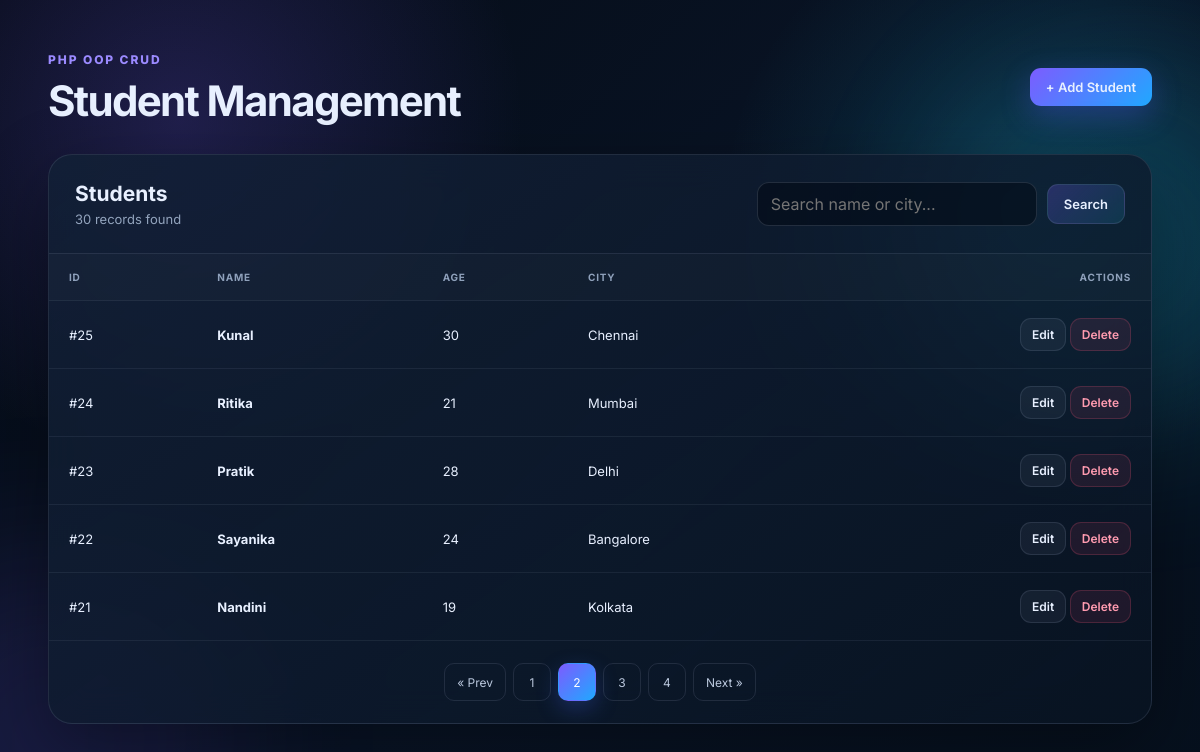
Screenshot of /?page=2 with the database file from the repository.
### tables this page shows
CREATE TABLE IF NOT EXISTS `student` (
  `student_id` int unsigned NOT NULL AUTO_INCREMENT,
  `student_name` varchar(100) NOT NULL,
  `student_age` tinyint unsigned NOT NULL,
  `student_city` int unsigned NOT NULL,
  `created_at` timestamp NOT NULL DEFAULT CURRENT_TIMESTAMP,
  PRIMARY KEY (`student_id`),
  KEY `idx_student_city` (`student_city`),
  KEY `idx_student_name` (`student_name`),
  CONSTRAINT `fk_student_city` FOREIGN KEY (`student_city`) REFERENCES `city_id` (`c_id`) ON UPDATE CASCADE ON DELETE RESTRICT
);

CREATE TABLE IF NOT EXISTS `city_id` (
  `c_id` int unsigned NOT NULL AUTO_INCREMENT,
  `c_name` varchar(100) NOT NULL,
  PRIMARY KEY (`c_id`),
  UNIQUE KEY `uk_city_name` (`c_name`)
);

### Database.php (called while the page is built, shortened)
<?php
class Database
{
    private mysqli $mysqli;
    public function __construct()
    {
        try {
            $this->mysqli = new mysqli(DB_HOST, DB_USER, DB_PASS, DB_NAME);
            $this->mysqli->set_charset('utf8mb4');
        } catch (mysqli_sql_exception $e) {
            die('Database connection failed. Please check config.php and import database.sql.');
        }
    }
    public function getStudents(int $page, int $perPage, string $search = ''): array
    {
        $offset = ($page - 1) * $perPage;
        $like = '%' . $search . '%';
        $sql = "SELECT s.student_id, s.student_name, s.student_age, s.student_city,
                       c.c_name AS city_name
                FROM student s
                INNER JOIN city_id c ON s.student_city = c.c_id
                WHERE s.student_name LIKE ? OR c.c_name LIKE ?
                ORDER BY s.student_id DESC
                LIMIT ? OFFSET ?";
        $stmt = $this->mysqli->prepare($sql);
        $stmt->bind_param('ssii', $like, $like, $perPage, $offset);
        $stmt->execute();
        return $stmt->get_result()->fetch_all(MYSQLI_ASSOC);
    }
    public function countStudents(string $search = ''): int
    {
        $like = '%' . $search . '%';
        $stmt = $this->mysqli->prepare(
            'SELECT COUNT(*) AS total FROM student s INNER JOIN city_id c ON s.student_city = c.c_id
             WHERE s.student_name LIKE ? OR c.c_name LIKE ?'
        );
        $stmt->bind_param('ss', $like, $like);
        $stmt->execute();
        return (int) $stmt->get_result()->fetch_assoc()['total'];
    }
}

### index.php (the view, shortened to what this page needs)
<?php
require_once __DIR__ . '/Database.php';
$db = new Database();
$perPage = 5;
$page = max(1, (int)($_GET['page'] ?? 1));
$search = trim($_GET['search'] ?? '');
$total = $db->countStudents($search);
$totalPages = max(1, (int)ceil($total / $perPage));
$students = $db->getStudents($page, $perPage, $search);
function pageUrl(int $page, string $search): string {
    $params = ['page' => $page];
    return '?' . http_build_query($params);
}
?>
<!doctype html>
<html lang="en">
<head>
<link rel="stylesheet" href="assets/css/style.css">
</head>
<body>
<div class="container">
    <header class="topbar">
        <div><span class="eyebrow">PHP OOP CRUD</span><h1>Student Management</h1></div>
        <a class="btn btn-primary" href="form.php">+ Add Student</a>
    </header>
    <section class="card">
        <div class="toolbar">
            <div><h2>Students</h2><p><?= $total ?> record<?= $total === 1 ? '' : 's' ?> found</p></div>
            <form class="search" method="get">
                <input type="search" name="search" value="<?= htmlspecialchars($search) ?>" placeholder="Search name or city...">
                <button class="btn btn-secondary" type="submit">Search</button>
            </form>
        </div>
        <div class="table-wrap">
        <table>
            <thead><tr><th>ID</th><th>Name</th><th>Age</th><th>City</th><th class="actions">Actions</th></tr></thead>
            <tbody>
            <?php if (!$students): ?>
                <tr><td colspan="5" class="empty">No students found.</td></tr>
            <?php else: foreach ($students as $student): ?>
                <tr>
                    <td>#<?= (int)$student['student_id'] ?></td>
                    <td><strong><?= htmlspecialchars($student['student_name']) ?></strong></td>
                    <td><?= (int)$student['student_age'] ?></td>
                    <td><?= htmlspecialchars($student['city_name']) ?></td>
                    <td class="actions">
                        <a class="btn btn-small" href="form.php?id=<?= (int)$student['student_id'] ?>">Edit</a>
                        <button class="btn btn-small btn-danger delete-btn" data-id="<?= (int)$student['student_id'] ?>" data-name="<?= htmlspecialchars($student['student_name'], ENT_QUOTES) ?>">Delete</button>
                    </td>
                </tr>
            <?php endforeach; endif; ?>
            </tbody>
        </table>
        </div>
        <?php if ($totalPages > 1): ?>
        <nav class="pagination" aria-label="Pagination">
            <?php if ($page > 1): ?><a href="<?= pageUrl($page-1, $search) ?>">&laquo; Prev</a><?php endif; ?>
            <?php
            $start = max(1, $page - 2); $end = min($totalPages, $page + 2);
            for ($i=$start; $i<=$end; $i++):
            ?><a class="<?= $i === $page ? 'active' : '' ?>" href="<?= pageUrl($i, $search) ?>"><?= $i ?></a><?php endfor; ?>
            <?php if ($page < $totalPages): ?><a href="<?= pageUrl($page+1, $search) ?>">Next &raquo;</a><?php endif; ?>
        </nav>
        <?php endif; ?>
    </section>
</div>
</body>
</html>

### assets/css/style.css (style rules this page uses)
:root { --bg: #07111f; --card: rgba(15, 27, 46, .78); --line: rgba(148, 163, 184, .16); --text: #e8f0ff; --muted: #93a4bd; --primary: #7c5cff; --cyan: #20d9ff; --danger: #ff557a; --shadow: 0 24px 70px rgba(0, 0, 0, .35) }
* { box-sizing: border-box }
html { scroll-behavior: smooth }
body { margin: 0; min-height: 100vh; font-family: Inter, system-ui, sans-serif; color: var(--text); background: radial-gradient(circle at 15% 15%, rgba(124, 92, 255, .22), transparent 28%), radial-gradient(circle at 85% 25%, rgba(32, 217, 255, .16), transparent 25%), linear-gradient(135deg, #050b15, #091426 55%, #06101d); overflow-x: hidden }
body:before, body:after { content: ""; position: fixed; width: 380px; height: 380px; border-radius: 50%; filter: blur(80px); opacity: .14; z-index: -1; animation: float 12s ease-in-out infinite alternate }
body:before { background: #7c5cff; left: -140px; bottom: -130px }
body:after { background: #20d9ff; right: -120px; top: 60px; animation-delay: -5s }
.container { width: min(1180px, 92%); margin: 0 auto; padding: 48px 0 70px }
.topbar { display: flex; align-items: center; justify-content: space-between; gap: 24px; margin-bottom: 28px }
.eyebrow { display: inline-block; color: #9b8aff; font-size: 12px; font-weight: 800; letter-spacing: .16em; text-transform: uppercase; margin-bottom: 8px }
.topbar h1 { margin: 0; font-size: clamp(28px, 4vw, 42px); letter-spacing: -.04em }
.card { position: relative; background: linear-gradient(145deg, rgba(18, 32, 54, .88), rgba(9, 20, 35, .74)); border: 1px solid var(--line); border-radius: 24px; box-shadow: var(--shadow); backdrop-filter: blur(18px); overflow: hidden }
.card:before { content: ""; position: absolute; inset: 0; background: linear-gradient(115deg, transparent 35%, rgba(255, 255, 255, .035), transparent 65%); transform: translateX(-100%); animation: shine 8s ease-in-out infinite; pointer-events: none }
.toolbar { display: flex; align-items: center; justify-content: space-between; gap: 20px; padding: 26px; border-bottom: 1px solid var(--line) }
.toolbar h2 { margin: 0 0 5px; font-size: 21px }
.toolbar p { margin: 0; color: var(--muted); font-size: 13px }
.search { display: flex; gap: 10px; align-items: center }
.search input { width: 280px }
input, select { width: 100%; border: 1px solid rgba(148, 163, 184, .2); background: rgba(3, 10, 20, .55); color: var(--text); border-radius: 12px; padding: 13px 14px; outline: 0; font: inherit; transition: .25s }
.search input { padding: 11px 13px }
.btn { display: inline-flex; align-items: center; justify-content: center; gap: 7px; text-decoration: none; border: 1px solid var(--line); background: rgba(148, 163, 184, .08); color: var(--text); border-radius: 11px; padding: 11px 16px; font: 600 13px Inter, sans-serif; cursor: pointer; transition: transform .2s, box-shadow .2s, border-color .2s, background .2s }
.btn-primary { border: 0; background: linear-gradient(135deg, #7c5cff, #20a8ff); box-shadow: 0 10px 30px rgba(91, 85, 255, .3) }
.btn-secondary { background: linear-gradient(135deg, rgba(124, 92, 255, .25), rgba(32, 217, 255, .12)) }
.btn-danger { color: #ff9bb0; background: rgba(255, 85, 122, .09); border-color: rgba(255, 85, 122, .2) }
.btn-small { padding: 8px 11px; font-size: 12px }
.table-wrap { overflow: auto }
table { width: 100%; border-collapse: collapse; min-width: 720px }
th, td { text-align: left; padding: 17px 20px; border-bottom: 1px solid rgba(148, 163, 184, .1); font-size: 13px }
th { color: #8fa1bb; text-transform: uppercase; letter-spacing: .08em; font-size: 10px; background: rgba(255, 255, 255, .015) }
tbody tr { transition: .22s }
td strong { font-weight: 700 }
.actions { white-space: nowrap; text-align: right }
.pagination { display: flex; justify-content: center; gap: 7px; padding: 22px; flex-wrap: wrap }
.pagination a { min-width: 38px; height: 38px; padding: 0 12px; display: grid; place-items: center; border: 1px solid var(--line); border-radius: 10px; color: #b9c7dc; text-decoration: none; font-size: 12px; transition: .2s }
.pagination a:hover, .pagination a.active { color: white; border-color: transparent; background: linear-gradient(135deg, #7c5cff, #20a8ff); box-shadow: 0 8px 22px rgba(69, 112, 255, .25) }

### rows the page displays
student: student_id "25", student_name "Kunal", student_age "30", student_city.c_name "Chennai"
student: student_id "24", student_name "Ritika", student_age "21", student_city.c_name "Mumbai"
student: student_id "23", student_name "Pratik", student_age "28", student_city.c_name "Delhi"
student: student_id "22", student_name "Sayanika", student_age "24", student_city.c_name "Bangalore"
student: student_id "21", student_name "Nandini", student_age "19", student_city.c_name "Kolkata"

### other values shown
$total "30"
